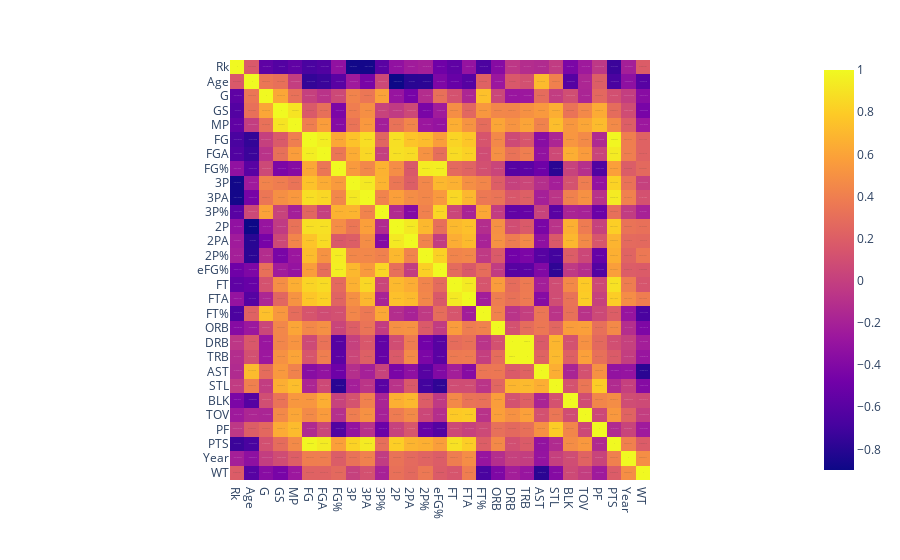

Write notebook code for a chart like this one.
### Code cell
correlation_matrix = PG.corr()
fig = px.imshow(correlation_matrix, text_auto=True)
fig.show()

### Figure 1 — Plotly figure (JSON) as saved in the notebook; plotly's stock layout.template omitted (floating-point values rounded to 4 significant figures; data arrays with more than 128 entries replaced by an {"elided": "..."} marker saying what was removed)
{"data": [{"coloraxis": "coloraxis", "hovertemplate": "x: %{x}<br>y: %{y}<br>color: %{z}<extra></extra>", "name": "0", "texttemplate": "%{z}", "type": "heatmap", "x": ["Rk", "Age", "G", "GS", "MP", "FG", "FGA", "FG%", "3P", "3PA", "3P%", "2P", "2PA", "2P%", "eFG%", "FT", "FTA", "FT%", "ORB", "DRB", "TRB", "AST", "STL", "BLK", "TOV", "PF", "PTS", "Year", "WT"], "xaxis": "x", "y": ["Rk", "Age", "G", "GS", "MP", "FG", "FGA", "FG%", "3P", "3PA", "3P%", "2P", "2PA", "2P%", "eFG%", "FT", "FTA", "FT%", "ORB", "DRB", "TRB", "AST", "STL", "BLK", "TOV", "PF", "PTS", "Year", "WT"], "yaxis": "y", "z": {"elided": "29x29 float values"}}], "layout": {"coloraxis": {"colorscale": [[0, "#0d0887"], [0.1111, "#46039f"], [0.2222, "#7201a8"], [0.3333, "#9c179e"], [0.4444, "#bd3786"], [0.5556, "#d8576b"], [0.6667, "#ed7953"], [0.7778, "#fb9f3a"], [0.8889, "#fdca26"], [1, "#f0f921"]]}, "margin": {"t": 60}, "xaxis": {"anchor": "y", "constrain": "domain", "domain": [0, 1], "scaleanchor": "y"}, "yaxis": {"anchor": "x", "autorange": "reversed", "constrain": "domain", "domain": [0, 1]}}}
